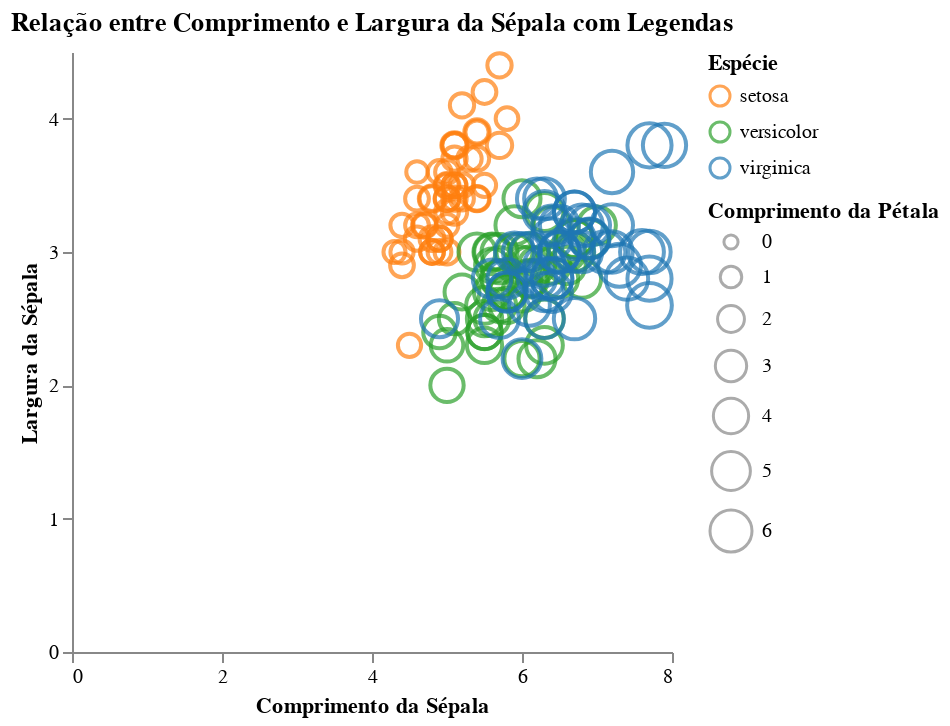

This figure's notebook cell:
### Code cell
# Gráfico de dispersão com Escalas, Eixos e Legendas
alt.Chart(df).mark_point().encode(
    x=alt.X('sepalLength:Q', title='Comprimento da Sépala'),  # Eixo X com título
    y=alt.Y('sepalWidth:Q', title='Largura da Sépala'),  # Eixo Y com título
    color=alt.Color('species:N', title='Espécie', scale=alt.Scale(domain=['setosa', 'versicolor', 'virginica'], range=['#ff7f0e', '#2ca02c', '#1f77b4'])),  # Mapeamento de cor com legenda
    size=alt.Size('petalLength:Q', title='Comprimento da Pétala', scale=alt.Scale(range=[50, 500]))  # Mapeamento de tamanho com legenda
).properties(
    title="Relação entre Comprimento e Largura da Sépala com Legendas"
).configure_axis(
    grid=False,  # Remove a grade do fundo
    tickCount=5  # Define o número de ticks no eixo
).configure_view(
    stroke=None  # Remove o contorno da visualização
)

### Figure 1 — Vega-Lite specification as saved in the notebook (floating-point values rounded to 4 significant figures; data arrays with more than 128 entries replaced by an {"elided": "..."} marker saying what was removed)
{"config": {"view": {"continuousWidth": 300, "continuousHeight": 300, "stroke": null}, "axis": {"grid": false, "tickCount": 5}}, "data": {"name": "data-5492ad92962bad06c6c3f4c2fd78919a"}, "mark": {"type": "point"}, "encoding": {"color": {"field": "species", "scale": {"domain": ["setosa", "versicolor", "virginica"], "range": ["#ff7f0e", "#2ca02c", "#1f77b4"]}, "title": "Espécie", "type": "nominal"}, "size": {"field": "petalLength", "scale": {"range": [50, 500]}, "title": "Comprimento da Pétala", "type": "quantitative"}, "x": {"field": "sepalLength", "title": "Comprimento da Sépala", "type": "quantitative"}, "y": {"field": "sepalWidth", "title": "Largura da Sépala", "type": "quantitative"}}, "title": "Relação entre Comprimento e Largura da Sépala com Legendas", "$schema": "https://vega.github.io/schema/vega-lite/v5.20.1.json", "datasets": {"data-5492ad92962bad06c6c3f4c2fd78919a": {"elided": "150 records"}}}
